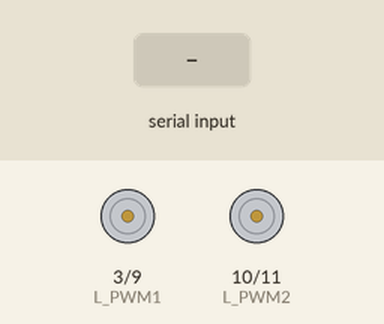
Simulated run of this sketch. Board: Arduino Uno, built with avr-gcc and run on an emulated ATmega328P. Shown: motor-driver pin pairs drawn as motors (green arrow = first pin HIGH = forward, orange = second pin HIGH = backward, longer = more drive). The test bench sets the inputs (shaded band).

Above: at 1.2 s.
1.3 s: "F" received over Serial
At 2.5 s:
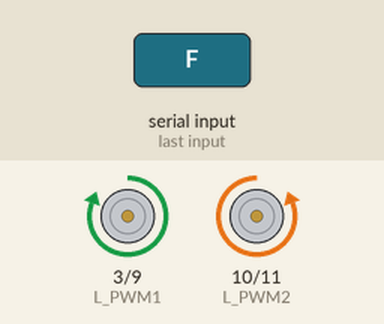
2.8 s: "B" received over Serial
At 3.7 s:
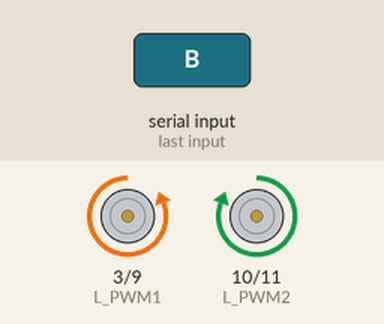
4.3 s: "R" received over Serial
At 4.8 s:
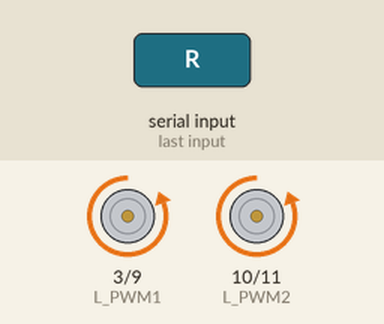
5.8 s: "L" received over Serial
At 7.0 s:
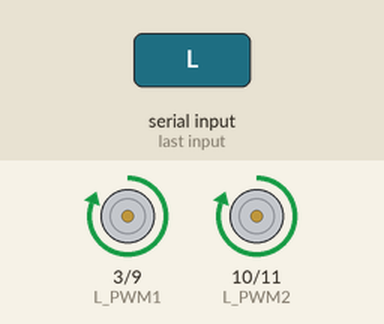
7.3 s: "I" received over Serial
At 8.3 s:
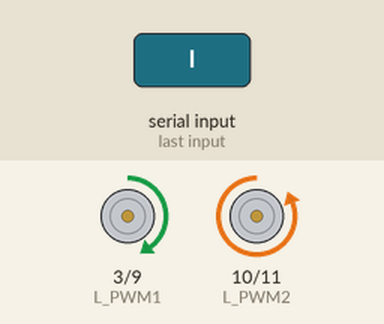
8.8 s: "G" received over Serial
At 9.4 s:
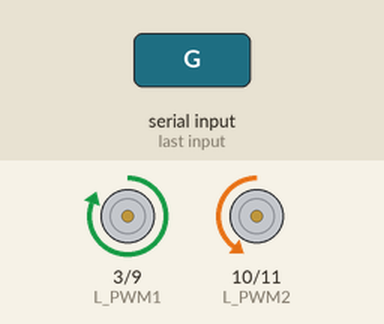
Timing chart, 0 to 11.3 s (numbered marks = the images above; inputs shaded):
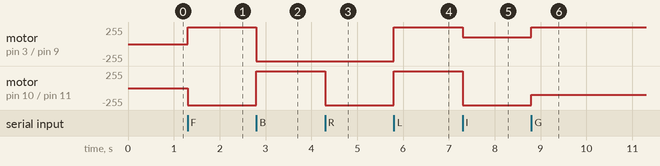

Measured:
- after the input at 1.3 s, motor on pin 3 (L_PWM1) / pin 9 (R_PWM1): stopped → forward 255/255 at once; motor on pin 10 (L_PWM2) / pin 11 (R_PWM2): stopped → backward 255/255 at once
- after the input at 2.8 s, motor on pin 3 (L_PWM1) / pin 9 (R_PWM1): forward 255/255 → backward 255/255 at once; motor on pin 10 (L_PWM2) / pin 11 (R_PWM2): backward 255/255 → forward 255/255 at once
- after the input at 4.3 s, motor on pin 10 (L_PWM2) / pin 11 (R_PWM2): forward 255/255 → backward 255/255 at once
- after the input at 5.8 s, motor on pin 3 (L_PWM1) / pin 9 (R_PWM1), motor on pin 10 (L_PWM2) / pin 11 (R_PWM2): backward 255/255 → forward 255/255 at once
- after the input at 7.3 s, motor on pin 3 (L_PWM1) / pin 9 (R_PWM1): forward 255/255 → forward 100/255 at once; motor on pin 10 (L_PWM2) / pin 11 (R_PWM2): forward 255/255 → backward 255/255 at once
- after the input at 8.8 s, motor on pin 3 (L_PWM1) / pin 9 (R_PWM1): forward 100/255 → forward 255/255 at once; motor on pin 10 (L_PWM2) / pin 11 (R_PWM2): backward 255/255 → backward 100/255 at once

The sketch:

Soccerbot_BTS.ino
```cpp
const int L_PWM1 = 3;
const int R_PWM1 = 9;

const int L_PWM2 = 10;
const int R_PWM2 = 11;

char ch;
int x=100;
void setup()
{
  pinMode(L_PWM1,OUTPUT);
  pinMode(R_PWM1,OUTPUT);

  pinMode(L_PWM2,OUTPUT);
  pinMode(R_PWM2,OUTPUT);

  digitalWrite(L_PWM1,LOW);
  digitalWrite(R_PWM1,LOW);

  digitalWrite(L_PWM2,LOW);
  digitalWrite(R_PWM2,LOW);

  Serial.begin(9600);
}

void loop()
{
  while(Serial.available()>0)
  {
    ch=Serial.read();
    if(ch=='F')
    {
      analogWrite(R_PWM1,0);
      analogWrite(L_PWM2,0);
      analogWrite(L_PWM1,255);
      analogWrite(R_PWM2,255);
    }
    else if(ch=='B')
    {
      analogWrite(L_PWM1,0);
      analogWrite(R_PWM2,0);
      analogWrite(R_PWM1,255);
      analogWrite(L_PWM2,255);
    }
    else if(ch=='R')
    {
      analogWrite(L_PWM1,0);
      analogWrite(L_PWM2,0);
      analogWrite(R_PWM2,255);
      analogWrite(R_PWM1,255);
    }
    else if(ch=='L')
    {
      analogWrite(R_PWM1,0);
      analogWrite(R_PWM2,0);
      analogWrite(L_PWM2,255);
      analogWrite(L_PWM1,255);
    }
    else if(ch=='I')
    {
      analogWrite(R_PWM1,0);
      analogWrite(L_PWM2,0);
      analogWrite(R_PWM2,255);
      analogWrite(L_PWM1,x);
    }
    else if(ch=='G')
    {
      analogWrite(L_PWM2,0);
      analogWrite(R_PWM1,0);
      analogWrite(R_PWM2,x);
      analogWrite(L_PWM1,255);
    }
    else if(ch=='J')
    {
      analogWrite(L_PWM1,0);
      analogWrite(R_PWM2,0);
      analogWrite(R_PWM1,x);
      analogWrite(L_PWM2,255);
    }
    else if(ch=='H')
    {
      analogWrite(L_PWM1,0);
      analogWrite(R_PWM2,0);
      analogWrite(L_PWM2,x);
      analogWrite(R_PWM1,255);
    }
    else if(ch=='S')
    {
      analogWrite(L_PWM1,0);
      analogWrite(R_PWM1,0);
      analogWrite(L_PWM2,0);
      analogWrite(R_PWM2,0);
    }
  }
}
```
